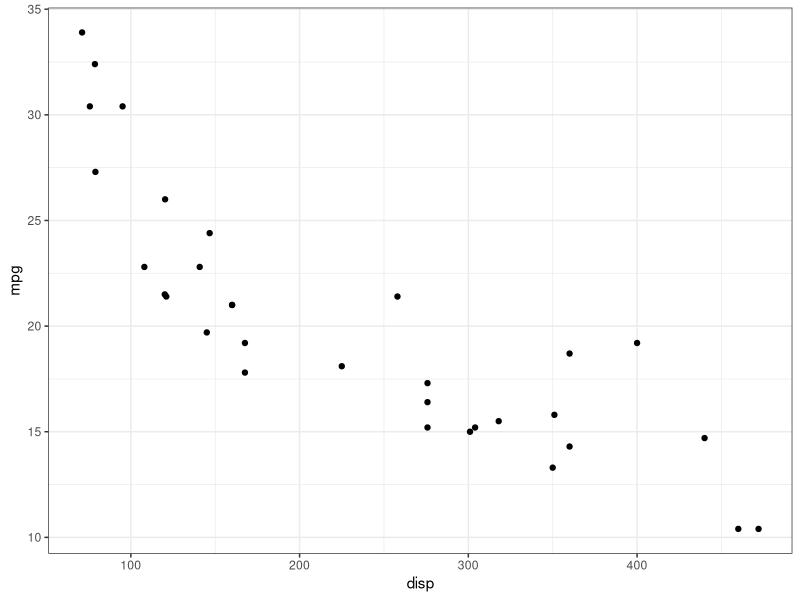
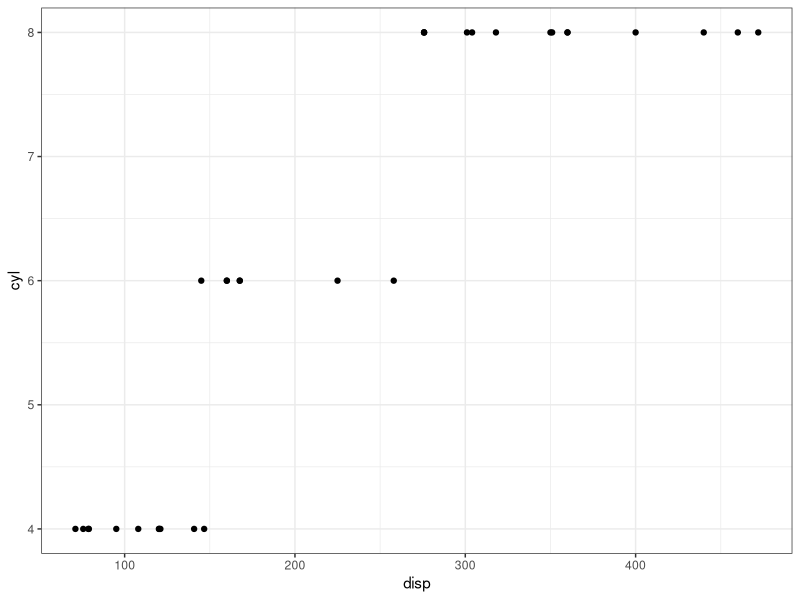

Here is the R script that generated these plots, in order: (Note: this script raises an error after producing the figures.)
## ---- chunk 1
library(magrittr)
library(dplyr)
library(tibble)
library(ggplot2)
options(replace.assign  = TRUE, digits = 3, width = 120)
knitr::opts_chunk$set(
  fig.align  = "center",    # alignment for figures; left, right, center
  cache      = FALSE,       # should the chunk be cached?  
  eval       = TRUE,        # evaluate the chunk?
  cache.path = "cache/",    # the path for the cached chunks  
  include    = TRUE,        # should the chunk be included as output? 
  echo       = FALSE,       # should the chunk be echoed to the pdf? 
  #fig.height = 7,
  #fig.width  = 7,
  tidy       = FALSE        # should output be cleaned up? 
)
# This is good for getting the ggplot background 
# consistent with the html background color
thm <- theme_bw() + 
  theme(
    panel.background = element_rect(fill = "transparent", colour = NA), 
    plot.background = element_rect(fill = "transparent", colour = NA),
    legend.position = "top",
    legend.background = element_rect(fill = "transparent", colour = NA),
    legend.key = element_rect(fill = "transparent", colour = NA)
  )
theme_set(thm)
## ---- chunk 2
ggplot(mtcars, aes(x = disp, y = mpg)) + 
  geom_point()
## ---- chunk 3
ggplot(mtcars, aes(x = disp, y = cyl)) + 
  geom_point()
## ---- chunk 4
knitr::include_graphics("hex_images/nopestradomis.jpg")
## ---- chunk 5
knitr::include_graphics("figures/VarBias.png")
## ---- chunk 6
knitr::include_graphics("hex_images/tidyverse_all.png")
## ---- chunk 7
knitr::include_graphics("figures/crossval-tree.png")
